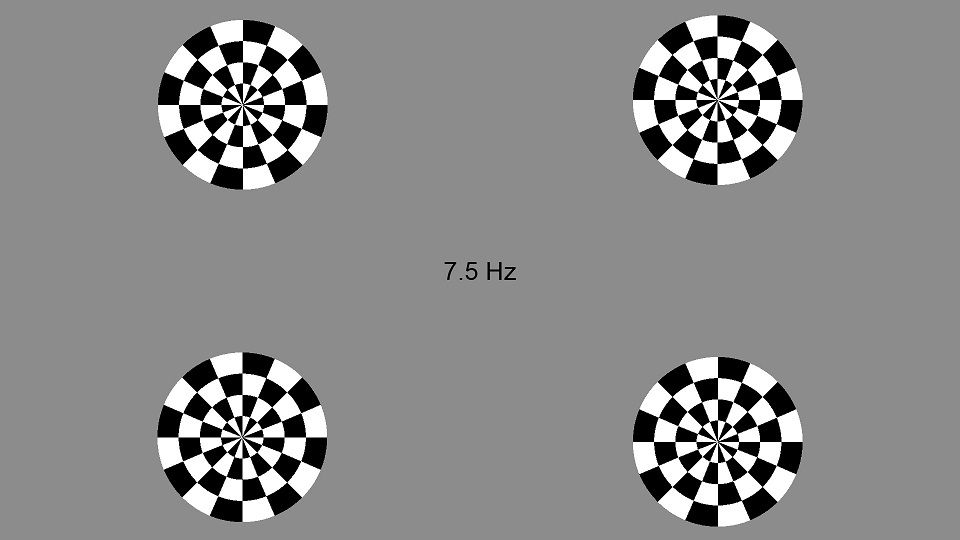

Write Python code to recreate this figure.
# -*- coding: utf-8 -*-
"""
SSVEP experiment module
"""
import time
from threading import Lock
from psychopy import visual
import numpy as np
from analysis import CCAAnalysis

SCORE_TH = .1


class CheckerBoard:
    """Flickering radial checkerboard stimulation"""

    def __init__(self, window, size, position, n_frame, log_time=False):
        """
        Args:
            window (psychopy.visual.window): Psychopy window
            size (int): Size of the checkerboard stimulation
            position (tuple): Position of stimulation on the screen
            n_frame (int): Number of frames for the stim to flicker (frequency = monitor_refresh_rate/n_frame)
            log_time (bool): Whether to log toggle times
        """
        self._window = window
        self._fr_rate = n_frame
        self._fr_counter = n_frame
        pattern = np.ones((4, 4))
        pattern[::2, ::2] *= -1
        pattern[1::2, 1::2] *= -1
        self._stim1 = visual.RadialStim(win=self._window, tex=pattern, pos=position,
                                        size=size, radialCycles=1, texRes=256, opacity=1)
        self._stim2 = visual.RadialStim(win=self._window, tex=pattern*-1, pos=position,
                                        size=size, radialCycles=1, texRes=256, opacity=1)
        self._toggle_flag = False
        self.log_time = log_time
        self.toggle_times = []

    def draw(self):
        """Draw stimulation"""
        if self._fr_counter == 0:
            if self.log_time:
                self.toggle_times.append(time.time())
            self._fr_counter = self._fr_rate
            if self._toggle_flag:
                self._stim1.draw()
            else:
                self._stim2.draw()
            self._toggle_flag = not self._toggle_flag
        self._fr_counter -= 1

    def get_statistics(self):
        """Get stimulation toggle statistics
        Returns:
            mean and standard deviation of the stimulation time length (in case log_time is False returns None)
        """
        assert self.log_time, "Time logging has not been activated for this checkerboard."
        if self.log_time:
            diff_t = np.diff(np.array(self.toggle_times))
            return diff_t.mean(), diff_t.std()


class SSVEPExperiment:
    """Steady State Visual Evoked Potential (SSVEP) Experiment

    This class implements a simple SSVEP experiment in which flickering targets will be shown on the screen. During
    experiment, EEG data is received continuously in the buffer of this class and data will be analysed by CCA
    algorithm to predict the target which the subject has focused on. EEG data is analysed based on sliding windows with
    the length of `signal_len` and with overlap times of `overlap`"""
    def __init__(self, frame_rates, positions, signal_len, eeg_s_rate, overlap=.25, screen_refresh_rate=60):
        """
        Args:
            frame_rates (list): List of number of frames in which each target is flickering (one number for each target)
            positions (list): List of target positions in the screen
            signal_len (float): EEG signal length (in seconds) to be analysed
            eeg_s_rate (int): Sampling rate of EEG signal
            overlap (float): Time overlap between two consecutive data chunk
            screen_refresh_rate (int): Refresh rate of your screen
        """
        self._fr_rates = frame_rates
        self._freqs = [screen_refresh_rate / fr_no for fr_no in self._fr_rates]
        print("Target frequencies: ", self._freqs)
        self.targets = []
        self._positions = positions
        self.win = None
        self._data_buff = np.array([])
        self.chunk_len = signal_len
        self.eeg_s_rate = eeg_s_rate
        self.overlap = overlap
        self.cca = CCAAnalysis(freqs=self._freqs, win_len=self.chunk_len, s_rate=self.eeg_s_rate, n_harmonics=2)
        self.lock = Lock()
        self._prediction_text = []
        self._predicted_ind = None

    def _init_vis(self):
        self._data_buff = np.array([])
        self.win = visual.Window([800, 600], monitor="testMonitor",
                                 fullscr=True, screen=1, units="norm", color=[0.1, 0.1, 0.1])
        self.win.recordFrameIntervals = True
        for fr_no, pos, freq in zip(self._fr_rates, self._positions, self._freqs):
            self.targets.append(CheckerBoard(window=self.win,
                                             size=.5,
                                             n_frame=fr_no,
                                             position=pos,
                                             log_time=True))
            self._prediction_text.append(visual.TextStim(win=self.win, pos=[0, 0], text="%.1f Hz" % freq,
                                                         color=(-1, -1, -1), height=.15,
                                                         colorSpace='rgb', bold=True))

    def run(self, duration):
        """Run the experiment
        Args:
            duration (float): Duration of the experiment
        """
        self._init_vis()

        start_time = time.time()
        while time.time() - start_time < duration:
            self.win.flip()
            for stim in self.targets:
                stim.draw()
            if self._predicted_ind is not None:
                self._prediction_text[self._predicted_ind].draw()
            self._analyze_data()
        self.win.close()

    def update_buffer(self, packet):
        """Update EEG buffer of the experiment

        Args:
            packet (explorepy.packet.EEG): EEG packet

        """
        timestamp, eeg = packet.get_data()
        if not len(self._data_buff):
            self._data_buff = eeg.T
        else:
            self._data_buff = np.concatenate((self._data_buff, eeg.T), axis=0)

    def _analyze_data(self):
        """Analyse data

        This function checks if there is enough data in the buffer and applies CCA on the data. If all scores are less
        than the threshold `SCORE_TH`, no target is chosen, otherwise the target with maximum score will be chosen as
        the prediction.
        """
        if len(self._data_buff) > 0:
            if self._data_buff.shape[0] > self.chunk_len * self.eeg_s_rate:
                with self.lock:
                    scores = self.cca.apply_cca(self._data_buff[:self.chunk_len * self.eeg_s_rate, :])
                    self._data_buff = self._data_buff[:int(self.overlap * self.eeg_s_rate), :]
                print(scores)
                if not all(val < SCORE_TH for val in scores):
                    self._predicted_ind = np.argmax(scores)
                    print(self._predicted_ind)
                else:
                    self._predicted_ind = None

    def show_statistics(self):
        """Show statistics of frame length and frequencies of the targets"""
        for stim in self.targets:
            avg, std = stim.get_statistics()
            print('frequency: {},  std: {}'.format(1 / avg, std))
        frame_intervals = self.win.frameIntervals
        import matplotlib.pyplot as plt
        plt.plot(frame_intervals)
        plt.xlabel("Frame number")
        plt.ylabel("Frame interval (s)")
        plt.show()
